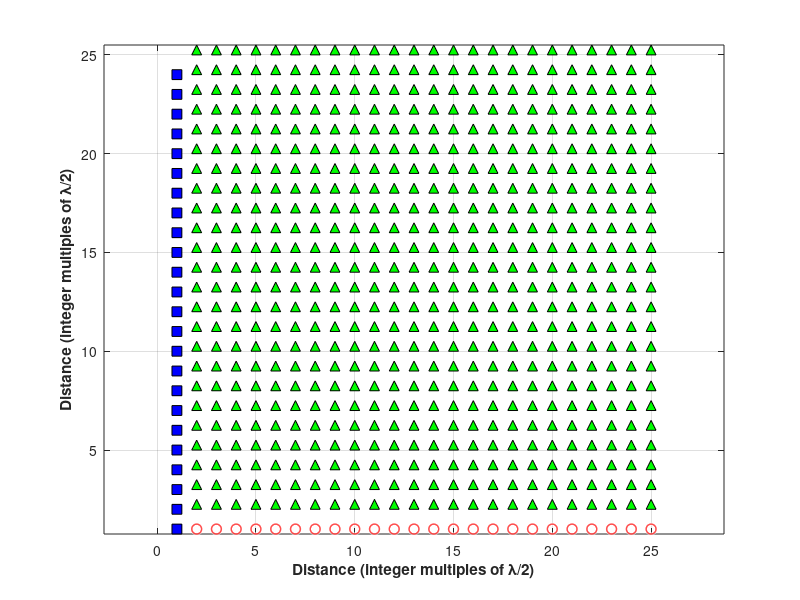

Recreate this plot in MATLAB.
% SPS Short Course: Radar Signal Processing Mastery
% Theory and Hands-On Applications with mmWave MIMO Radar Sensors
% Date: 7-11 October 2024
% Time: 9:00AM-11:00AM ET (New York Time)
% Presenter: Mohammad Alaee-Kerahroodi
close all;
clear;
clc;
close all
clear
clc

Nt = 24;
Nr = 24;

txAntpos = zeros(Nt, Nt);
txAntpos(:,1) = ones(Nt,1);

rxAntpos = zeros(Nr,Nr);
rxAntpos(1,:) = 1;

VAantpos = conv2(txAntpos,rxAntpos);

% Define the shapes
shapeSize = 0.5; % Size of the shapes

% Plotting
figure('Position', [100, 100, 800, 600]);
hold on;

% Plot transmit antennas as rectangles
for i = 1:Nt
    for j = 1:Nt
        if txAntpos(i, j) == 1
            rectangle('Position', [j - shapeSize/2, i - shapeSize/2, shapeSize, shapeSize], ...
                      'FaceColor', 'b', 'EdgeColor', 'k'); % Blue rectangles
        end
    end
end

% Plot receive antennas as circles
for i = 1:Nr
    for j = 1:Nr
        if rxAntpos(i, j) == 1
            viscircles([j+1, i], shapeSize/2, 'Color', 'r', 'LineWidth', 1); % Red circles
        end
    end
end

% Plot virtual antennas as triangles
for i = 1:size(VAantpos, 1)
    for j = 1:size(VAantpos, 2)
        if VAantpos(i, j) == 1
            triangle_x = [j+1 - shapeSize/2, j+1, j+1 + shapeSize/2];
            triangle_y = [i+1, i + shapeSize+1, i+1];
            fill(triangle_x, triangle_y, 'g', 'EdgeColor', 'k'); % Green triangles
        end
    end
end

% Setting axes and labels
axis equal;
box on
grid on;
hold off;
xlabel('Distance (integer multiples of \lambda/2)', 'FontWeight', 'bold');
ylabel('Distance (integer multiples of \lambda/2)', 'FontWeight', 'bold');
